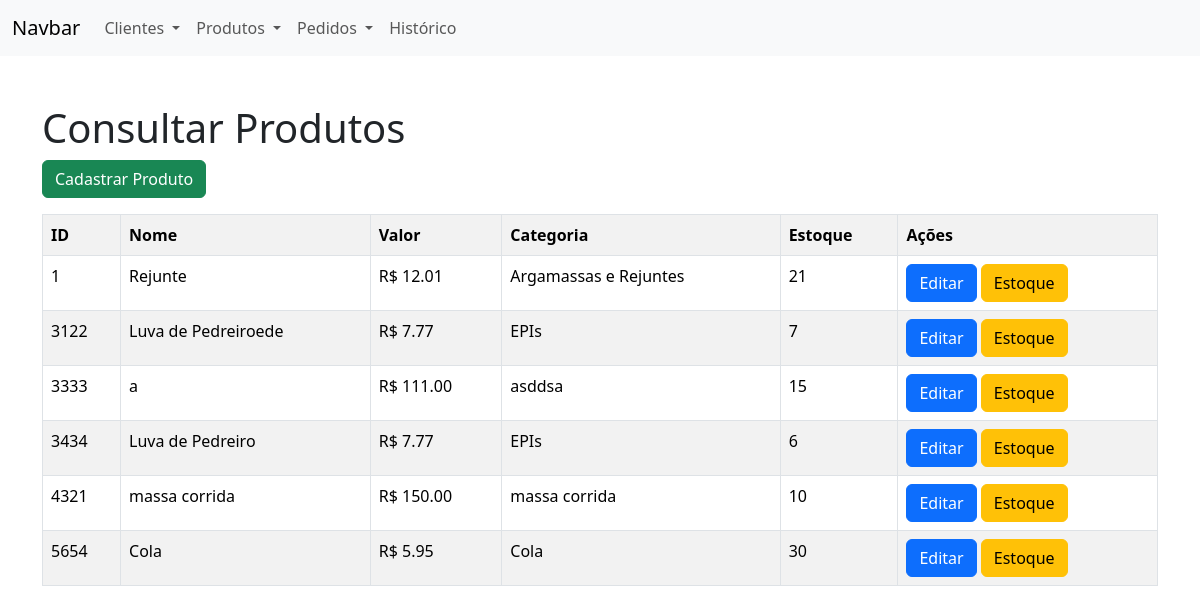
The page /loja_bd/idex.php?page=listarProduto on the database its author committed.
### tables this page shows
CREATE TABLE `produto` (
  `id_produto` varchar(4) NOT NULL,
  `nome` varchar(100) NOT NULL,
  `valor` decimal(7,2) NOT NULL,
  `categoria` varchar(40) NOT NULL
);

CREATE TABLE `estoque` (
  `id_produto` varchar(4) NOT NULL,
  `quantidade` int(6) NOT NULL
);

### loja_bd/listarProduto.php (the view)
<h1>Consultar Produtos</h1>
<?php
    $sql = "SELECT * FROM produto";
    $res = $conn->query($sql);
    $qtd = $res->num_rows;
    print"<button onclick=\"location.href='?page=cadastrarProduto'\" class='btn btn-success mb-3'>Cadastrar Produto</button>";
    if($qtd > 0) {
        print"<table class='table table-hover table-striped table-bordered'>";
        print "<tr>";
        print "<th>ID</th>";
        print "<th>Nome</th>";
        print "<th>Valor</th>";
        print "<th>Categoria</th>";
        print "<th>Estoque</th>";
        print "<th>Ações</th>";
        print "</tr>";
        while($row = $res->fetch_object()) {
            $sql2 = "SELECT quantidade FROM estoque WHERE id_produto =".$row->id_produto;
            $res2 = $conn->query($sql2);
            $row2 = $res2->fetch_object();
            print "<tr>";
            print "<td>".$row->id_produto."</td>";
            print "<td>".$row->nome."</td>";
            print "<td> R$ ".$row->valor."</td>";
            print "<td>".$row->categoria."</td>";
            print "<td>".$row2->quantidade."</td>";
            print "<td>
            <button onclick=\"location.href='?page=editarProduto&id_produto=".$row->id_produto."'\" class='btn btn-primary ' >Editar</button>
            <button onclick=\"location.href='?page=estoque&id_produto=".$row->id_produto."'\" class='btn btn-warning    ' >Estoque</button>
            </td>";
            print "</tr>";
        }
        print"</table>";
    }else{
        print "<p class='alert alert danger'>Não há nenhum produto cadastrado!</p>";
    }
?>

### loja_bd/idex.php (shortened to what this page needs)
<!doctype html>
<html lang="pt-BR">
  <head>
    <link href="css/bootstrap.min.css" rel="stylesheet">
  </head>
  <body>
  <nav class="navbar navbar-expand-lg bg-body-tertiary bg-dark">
  <div class="container-fluid">
    <a class="navbar-brand" href="idex.php">Navbar</a>
    <div class="collapse navbar-collapse" id="navbarSupportedContent">
      <ul class="navbar-nav me-auto mb-2 mb-lg-0">
      <li class="nav-item dropdown">
          <a class="nav-link dropdown-toggle" href="#" role="button" data-bs-toggle="dropdown" aria-expanded="false">
            Clientes
          </a>
        </li>
        <li class="nav-item dropdown">
          <a class="nav-link dropdown-toggle" href="#" role="button" data-bs-toggle="dropdown" aria-expanded="false">
            Produtos
          </a>
        </li>
      <li class="nav-item dropdown">
          <a class="nav-link dropdown-toggle" href="#" role="button" data-bs-toggle="dropdown" aria-expanded="false">
            Pedidos
          </a>
        </li>
        <li class="nav-item">
          <a class="nav-link" href="?page=historico">Histórico</a>
        </li>
    </div>
  </div>
</nav>
      <div class="container">
        <div class="row">
          <div class="col mt-5">
            <?php
              include("config.php");
              switch(@$_REQUEST["page"]){
                case "listarProduto":
                  include("listarProduto.php");
                  break;
              }
            ?>
          </div>
        </div>
      </div>
  </body>
</html>

### rows shown on the page
produto: id_produto "1", nome "Rejunte", valor "12.01", categoria "Argamassas e Rejuntes", estoque.quantidade "21"
produto: id_produto "3122", nome "Luva de Pedreiroede", valor "7.77", categoria "EPIs", estoque.quantidade "7"
produto: id_produto "3333", nome "a", valor "111.00", categoria "asddsa", estoque.quantidade "15"
produto: id_produto "3434", nome "Luva de Pedreiro", valor "7.77", categoria "EPIs", estoque.quantidade "6"
produto: id_produto "4321", nome "massa corrida", valor "150.00", categoria "massa corrida", estoque.quantidade "10"
produto: id_produto "5654", nome "Cola", valor "5.95", categoria "Cola", estoque.quantidade "30"
